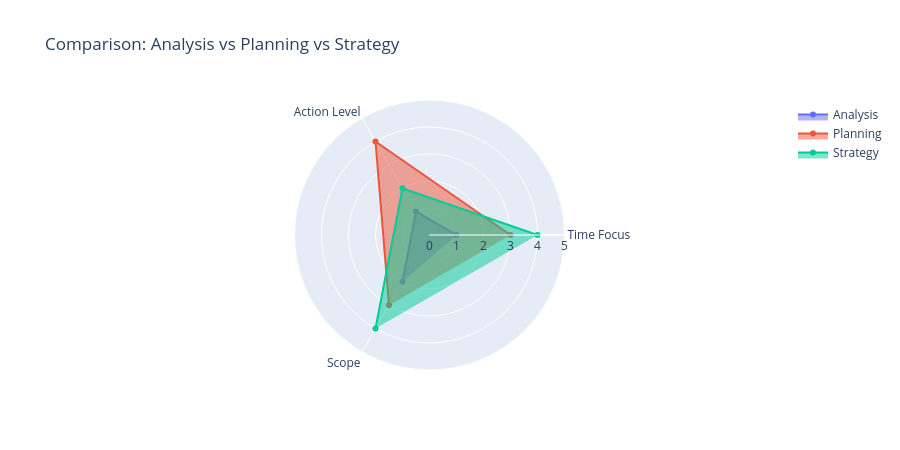

Here is the notebook cell this chart was saved with:
### Markdown cell above
---

## 1.2 기획 vs 분석 vs 계획 vs 전략

### 핵심 구분

| 개념 | 정의 | 초점 | 핵심 질문 | 산출물 |
| --- | --- | --- | --- | --- |
| **분석(Analysis)** | 현상을 이해하는 것 | 과거/현재 | 무슨 일이 왜 일어났나? | 보고서, 인사이트 |
| **기획(Planning)** | 행동 계획을 설계하는 것 | 미래 | 무엇을 어떻게 할 것인가? | 계획서 |
| **계획(Plan)** | 기획의 문서화된 결과물 | 미래 | - | 문서 |
| **전략(Strategy)** | 장기적 방향 설정 | 미래 | 어디로 갈 것인가? | 비전, 방향 |

### 시각적 비교

### Code cell
# 시각화: 개념 비교

concepts = ['Analysis', 'Planning', 'Plan', 'Strategy']
time_focus = [1, 3, 3, 4]  # 1=Past, 2=Present, 3=Near Future, 4=Far Future
action_level = [1, 4, 3, 2]  # 1=Understanding, 2=Direction, 3=Document, 4=Design
scope = [2, 3, 2, 4]  # 1=Narrow, 4=Broad

fig = go.Figure()

fig.add_trace(go.Scatterpolar(
    r=[time_focus[0], action_level[0], scope[0]],
    theta=['Time Focus', 'Action Level', 'Scope'],
    fill='toself',
    name='Analysis'
))

fig.add_trace(go.Scatterpolar(
    r=[time_focus[1], action_level[1], scope[1]],
    theta=['Time Focus', 'Action Level', 'Scope'],
    fill='toself',
    name='Planning'
))

fig.add_trace(go.Scatterpolar(
    r=[time_focus[3], action_level[3], scope[3]],
    theta=['Time Focus', 'Action Level', 'Scope'],
    fill='toself',
    name='Strategy'
))

fig.update_layout(
    polar=dict(radialaxis=dict(visible=True, range=[0, 5])),
    title='Comparison: Analysis vs Planning vs Strategy',
    height=450
)

fig.show()

print("핵심 인사이트:")
print("  - 분석(Analysis): 과거에 초점, 이해 중심")
print("  - 기획(Planning): 미래에 초점, 행동 설계 중심")
print("  - 전략(Strategy): 먼 미래에 초점, 방향 설정 중심")

### Figure 1 — Plotly figure (JSON) as saved in the notebook; plotly's stock layout.template omitted (floating-point values rounded to 4 significant figures)
{"data": [{"fill": "toself", "name": "Analysis", "r": [1, 1, 2], "theta": ["Time Focus", "Action Level", "Scope"], "type": "scatterpolar"}, {"fill": "toself", "name": "Planning", "r": [3, 4, 3], "theta": ["Time Focus", "Action Level", "Scope"], "type": "scatterpolar"}, {"fill": "toself", "name": "Strategy", "r": [4, 2, 4], "theta": ["Time Focus", "Action Level", "Scope"], "type": "scatterpolar"}], "layout": {"height": 450, "polar": {"radialaxis": {"range": [0, 5], "visible": true}}, "title": {"text": "Comparison: Analysis vs Planning vs Strategy"}}}
